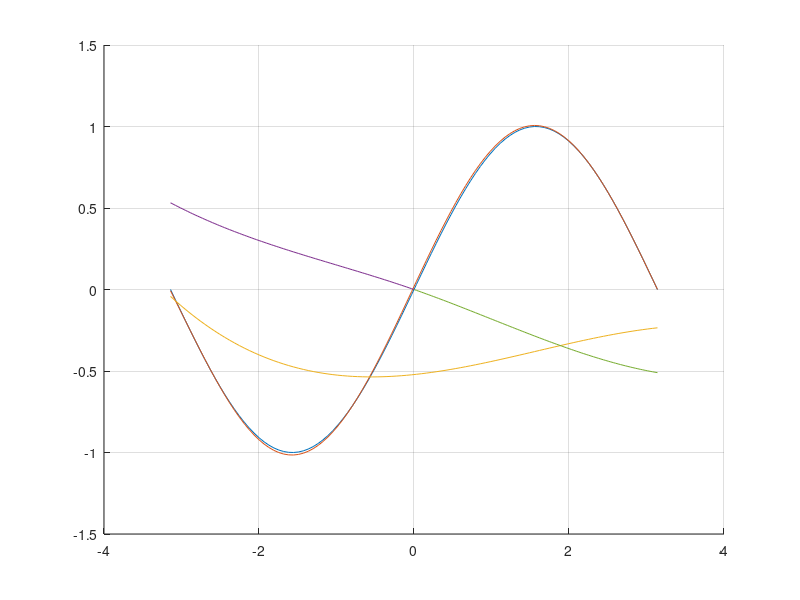

MATLAB code for this plot:
% Graphic representation of approaches. l: Lagrange, s: Squares method,
% sp0 and sp1: Splines
x=linspace(-pi,pi);
y=sin(x);
l = (-0.6855804857536925) .* ((x - (4.523972077193033)) .* (x - (3.0057603845271466)) .* (x - (5.306644151423592)) .* (x - (2.4114357407564224)) .* (x - (-0.7850479654803975)) .* (x - (6.224182513472877)) .* (x - (-2.9030655628024267)) .* (x - (-2.620853477468518)) .* (x - (-4.473053298914355)) .* (1) / (-4729.951743899723)) + (-0.9823019863592075) .* ((x - (3.896993427370104)) .* (x - (3.0057603845271466)) .* (x - (5.306644151423592)) .* (x - (2.4114357407564224)) .* (x - (-0.7850479654803975)) .* (x - (6.224182513472877)) .* (x - (-2.9030655628024267)) .* (x - (-2.620853477468518)) .* (x - (-4.473053298914355)) .* (1) / (6782.539831017441)) + (0.13541496082078464) .* ((x - (3.896993427370104)) .* (x - (4.523972077193033)) .* (x - (5.306644151423592)) .* (x - (2.4114357407564224)) .* (x - (-0.7850479654803975)) .* (x - (6.224182513472877)) .* (x - (-2.9030655628024267)) .* (x - (-2.620853477468518)) .* (x - (-4.473053298914355)) .* (1) / (5613.036778803152)) + (-0.8285657522382525) .* ((x - (3.896993427370104)) .* (x - (4.523972077193033)) .* (x - (3.0057603845271466)) .* (x - (2.4114357407564224)) .* (x - (-0.7850479654803975)) .* (x - (6.224182513472877)) .* (x - (-2.9030655628024267)) .* (x - (-2.620853477468518)) .* (x - (-4.473053298914355)) .* (1) / (-26146.730280891406)) + (0.6669865542203343) .* ((x - (3.896993427370104)) .* (x - (4.523972077193033)) .* (x - (3.0057603845271466)) .* (x - (5.306644151423592)) .* (x - (-0.7850479654803975)) .* (x - (6.224182513472877)) .* (x - (-2.9030655628024267)) .* (x - (-2.620853477468518)) .* (x - (-4.473053298914355)) .* (1) / (-12117.347426042923)) + (-0.7068591105104192) .* ((x - (3.896993427370104)) .* (x - (4.523972077193033)) .* (x - (3.0057603845271466)) .* (x - (5.306644151423592)) .* (x - (2.4114357407564224)) .* (x - (6.224182513472877)) .* (x - (-2.9030655628024267)) .* (x - (-2.620853477468518)) .* (x - (-4.473053298914355)) .* (1) / (184420.84070103237)) + (-0.05896856496931816) .* ((x - (3.896993427370104)) .* (x - (4.523972077193033)) .* (x - (3.0057603845271466)) .* (x - (5.306644151423592)) .* (x - (2.4114357407564224)) .* (x - (-0.7850479654803975)) .* (x - (-2.9030655628024267)) .* (x - (-2.620853477468518)) .* (x - (-4.473053298914355)) .* (1) / (269662.72417195037)) + (-0.23627167644939231) .* ((x - (3.896993427370104)) .* (x - (4.523972077193033)) .* (x - (3.0057603845271466)) .* (x - (5.306644151423592)) .* (x - (2.4114357407564224)) .* (x - (-0.7850479654803975)) .* (x - (6.224182513472877)) .* (x - (-2.620853477468518)) .* (x - (-4.473053298914355)) .* (1) / (111522.14353705876)) + (-0.49752147325751334) .* ((x - (3.896993427370104)) .* (x - (4.523972077193033)) .* (x - (3.0057603845271466)) .* (x - (5.306644151423592)) .* (x - (2.4114357407564224)) .* (x - (-0.7850479654803975)) .* (x - (6.224182513472877)) .* (x - (-2.9030655628024267)) .* (x - (-4.473053298914355)) .* (1) / (-88722.61435093523)) + (0.9714956707647036) .* ((x - (3.896993427370104)) .* (x - (4.523972077193033)) .* (x - (3.0057603845271466)) .* (x - (5.306644151423592)) .* (x - (2.4114357407564224)) .* (x - (-0.7850479654803975)) .* (x - (6.224182513472877)) .* (x - (-2.9030655628024267)) .* (x - (-2.620853477468518)) .* (1) / (-4350146.491862412));
s =  - 0.5218211959782941 + 0.04996624466946437 * x + 0.03881644161618016 * power(x, 2) - 0.008168084046780183 * power(x, 3);
x0=linspace(-pi,0);
sp0 = (-0.04675277730742207/6) * power(x0,3) + (-0.04675277730742207/2) * power(x0,2) - 0.16584578591044302 * x0 + 0;
x1=linspace(0,pi);
sp1 = - (-0.04675277730742207/6) * power(x1,3) + (-0.04675277730742207/2) * power(x1,2) - 0.16584578591044302 * x1 + 0;
grid on;
hold on;
plot(x,y,x,l,x,s,x0,sp0, x1, sp1)

% Finding digits accuracy
for x = -pi:pi
    disp("sin: ")
    sin(x)
    disp("Lagrange: ")
    (-0.6855804857536925) .* ((x - (4.523972077193033)) .* (x - (3.0057603845271466)) .* (x - (5.306644151423592)) .* (x - (2.4114357407564224)) .* (x - (-0.7850479654803975)) .* (x - (6.224182513472877)) .* (x - (-2.9030655628024267)) .* (x - (-2.620853477468518)) .* (x - (-4.473053298914355)) .* (1) / (-4729.951743899723)) + (-0.9823019863592075) .* ((x - (3.896993427370104)) .* (x - (3.0057603845271466)) .* (x - (5.306644151423592)) .* (x - (2.4114357407564224)) .* (x - (-0.7850479654803975)) .* (x - (6.224182513472877)) .* (x - (-2.9030655628024267)) .* (x - (-2.620853477468518)) .* (x - (-4.473053298914355)) .* (1) / (6782.539831017441)) + (0.13541496082078464) .* ((x - (3.896993427370104)) .* (x - (4.523972077193033)) .* (x - (5.306644151423592)) .* (x - (2.4114357407564224)) .* (x - (-0.7850479654803975)) .* (x - (6.224182513472877)) .* (x - (-2.9030655628024267)) .* (x - (-2.620853477468518)) .* (x - (-4.473053298914355)) .* (1) / (5613.036778803152)) + (-0.8285657522382525) .* ((x - (3.896993427370104)) .* (x - (4.523972077193033)) .* (x - (3.0057603845271466)) .* (x - (2.4114357407564224)) .* (x - (-0.7850479654803975)) .* (x - (6.224182513472877)) .* (x - (-2.9030655628024267)) .* (x - (-2.620853477468518)) .* (x - (-4.473053298914355)) .* (1) / (-26146.730280891406)) + (0.6669865542203343) .* ((x - (3.896993427370104)) .* (x - (4.523972077193033)) .* (x - (3.0057603845271466)) .* (x - (5.306644151423592)) .* (x - (-0.7850479654803975)) .* (x - (6.224182513472877)) .* (x - (-2.9030655628024267)) .* (x - (-2.620853477468518)) .* (x - (-4.473053298914355)) .* (1) / (-12117.347426042923)) + (-0.7068591105104192) .* ((x - (3.896993427370104)) .* (x - (4.523972077193033)) .* (x - (3.0057603845271466)) .* (x - (5.306644151423592)) .* (x - (2.4114357407564224)) .* (x - (6.224182513472877)) .* (x - (-2.9030655628024267)) .* (x - (-2.620853477468518)) .* (x - (-4.473053298914355)) .* (1) / (184420.84070103237)) + (-0.05896856496931816) .* ((x - (3.896993427370104)) .* (x - (4.523972077193033)) .* (x - (3.0057603845271466)) .* (x - (5.306644151423592)) .* (x - (2.4114357407564224)) .* (x - (-0.7850479654803975)) .* (x - (-2.9030655628024267)) .* (x - (-2.620853477468518)) .* (x - (-4.473053298914355)) .* (1) / (269662.72417195037)) + (-0.23627167644939231) .* ((x - (3.896993427370104)) .* (x - (4.523972077193033)) .* (x - (3.0057603845271466)) .* (x - (5.306644151423592)) .* (x - (2.4114357407564224)) .* (x - (-0.7850479654803975)) .* (x - (6.224182513472877)) .* (x - (-2.620853477468518)) .* (x - (-4.473053298914355)) .* (1) / (111522.14353705876)) + (-0.49752147325751334) .* ((x - (3.896993427370104)) .* (x - (4.523972077193033)) .* (x - (3.0057603845271466)) .* (x - (5.306644151423592)) .* (x - (2.4114357407564224)) .* (x - (-0.7850479654803975)) .* (x - (6.224182513472877)) .* (x - (-2.9030655628024267)) .* (x - (-4.473053298914355)) .* (1) / (-88722.61435093523)) + (0.9714956707647036) .* ((x - (3.896993427370104)) .* (x - (4.523972077193033)) .* (x - (3.0057603845271466)) .* (x - (5.306644151423592)) .* (x - (2.4114357407564224)) .* (x - (-0.7850479654803975)) .* (x - (6.224182513472877)) .* (x - (-2.9030655628024267)) .* (x - (-2.620853477468518)) .* (1) / (-4350146.491862412))
end